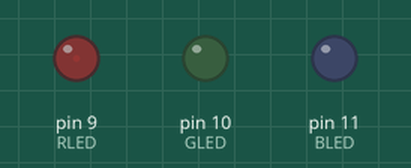
This sketch was run on a simulated Arduino Uno, built with avr-gcc and run on an emulated ATmega328P. Shown: output pins drawn as LEDs (lit = HIGH).

Above: at 0.05 s.
At 1.85 s:
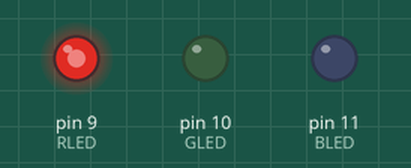
At 3.75 s:
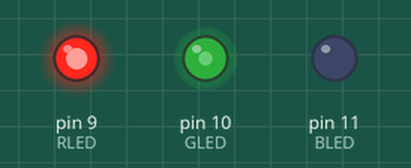
At 7.45 s:
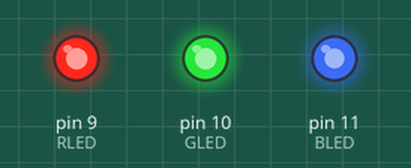
At 11.15 s:
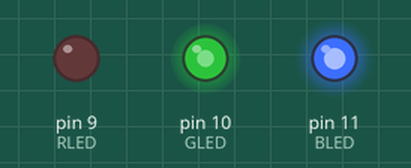
At 14.85 s:
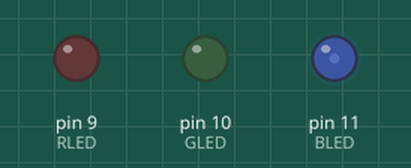
Timing chart, 0 to 20.0 s (numbered marks = the images above):
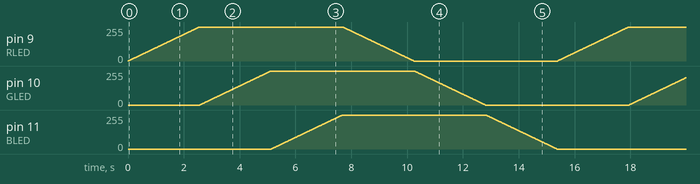

The sketch:

led-PWM.ino
```cpp
/**
 * pwm을 활용해
 * 아날로그처럼 빛의 밝기를 조절할 수 있다.
*/

const int RLED = 9;
const int GLED = 10;
const int BLED = 11;

void setup() {
  pinMode(RLED, OUTPUT);
  pinMode(GLED, OUTPUT);
  pinMode(BLED, OUTPUT);
}

void loop() {
  int i;
  for(i=0; i<256; i++){
    analogWrite(RLED, i);
    delay(10);
  }
  for(i=0; i<256; i++){
    analogWrite(GLED, i);
    delay(10);
  }
  for(i=0; i<256; i++){
    analogWrite(BLED, i);
    delay(10);
  }

  for(i=255; i>=0 ; i--){
    analogWrite(RLED, i);
    delay(10);
  }
  for(i=255; i>=0 ; i--){
    analogWrite(GLED, i);
    delay(10);
  }
  for(i=255; i>=0 ; i--){
    analogWrite(BLED, i);
    delay(10);
  }
}
```
